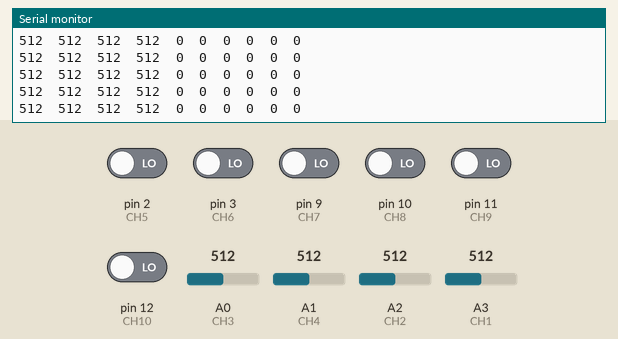
This sketch was run on a simulated Arduino Uno, built with avr-gcc and run on an emulated ATmega328P. Shown: the last lines printed to the serial monitor. The inputs (shaded band) are chosen by the test bench; at power-on: pin 2 (CH5), pin 3 (CH6), pin 9 (CH7), pin 10 (CH8), pin 11 (CH9), pin 12 (CH10) LOW, A1 (CH4) = 512, A2 (CH2) = 512, A0 (CH3) = 512, A3 (CH1) = 512.

Above: at 4.2 s.
4.3 s: A1 (CH4) set to 107
At 5.2 s:
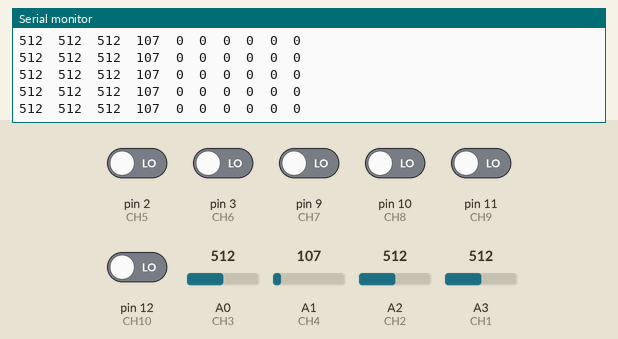
7.3 s: A1 (CH4) set to 93
At 8.2 s:
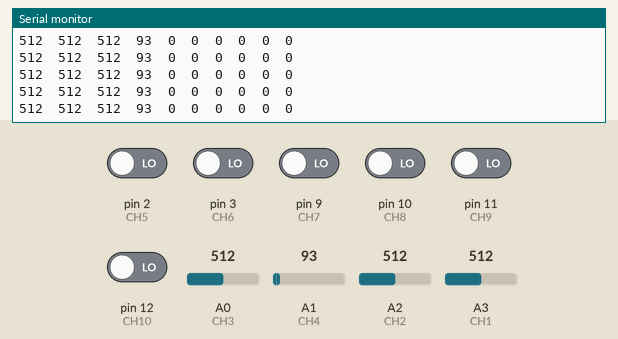
8.8 s: A2 (CH2) set to 104
At 9.6 s:
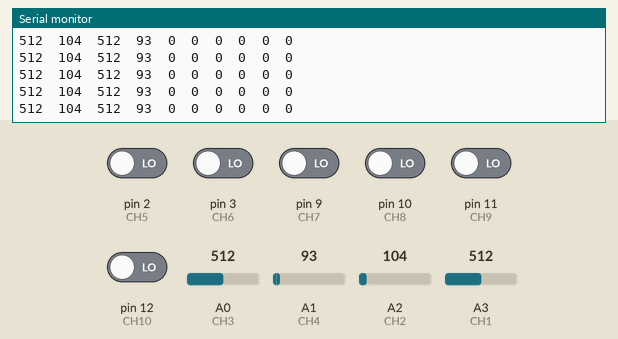
11.8 s: A2 (CH2) set to 94
At 12.8 s:
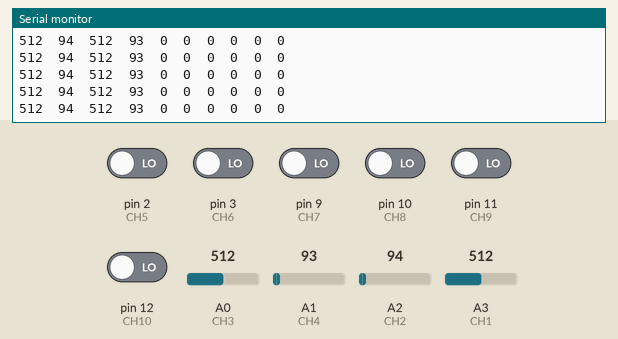
Timing chart, 0 to 14.8 s (numbered marks = the images above; inputs shaded):
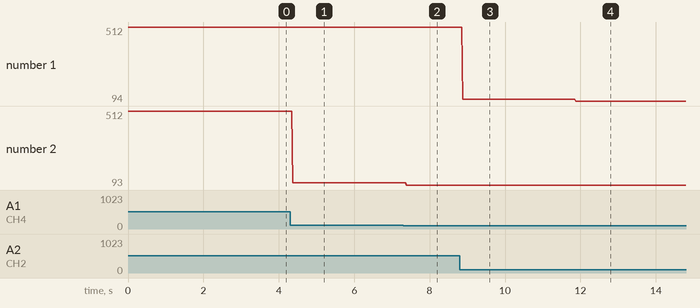

The sketch:

Txd4.ino
```cpp
#define CH1 3
#define CH2 2
#define CH3 0
#define CH4 1

#define CH5 2
#define CH6 3
#define CH7 9
#define CH8 10
#define CH9 11
#define CH10 12

int V_CH1=0;
int V_CH2=0;
int V_CH3=0;
int V_CH4=0;
int V_CH5=0;
int V_CH6=0;
int V_CH7=0;
int V_CH8=0;
int V_CH9=0;
int V_CH10=0;

void setup()
{
  Serial.begin(9600);
}

void loop()
{
  V_CH1 = analogRead(CH1);
  V_CH2 = analogRead(CH2);
  V_CH3 = analogRead(CH3);
  V_CH4 = analogRead(CH4);

  V_CH5 = digitalRead(CH5);
  V_CH6 = digitalRead(CH6);
  V_CH7 = digitalRead(CH7);
  V_CH8 = digitalRead(CH8);
  V_CH9 = digitalRead(CH9);
  V_CH10 = digitalRead(CH10);

  Serial.print(V_CH1);Serial.print("\t");
  Serial.print(V_CH2);Serial.print("\t");
  Serial.print(V_CH3);Serial.print("\t");
  Serial.print(V_CH4);Serial.print("\t");
  Serial.print(V_CH5);Serial.print("\t");
  Serial.print(V_CH6);Serial.print("\t");
  Serial.print(V_CH7);Serial.print("\t");
  Serial.print(V_CH8);Serial.print("\t");
  Serial.print(V_CH9);Serial.print("\t");
  Serial.println(V_CH10);
}
```

Measured:
- after the input at 4.3 s, the serial monitor: prints a new line after 0.07 s (image 1)
- after the input at 7.3 s, the serial monitor: prints a new line after 0.09 s (image 2)
- after the input at 8.8 s, the serial monitor: prints a new line after 0.08 s (image 3)
- after the input at 11.8 s, the serial monitor: prints a new line after 0.07 s (image 4)
- plotted number 1: 512 → 104 after the input at 8.8 s, 104 → 94 after the input at 11.8 s
- plotted number 2: 512 → 107 after the input at 4.3 s, 107 → 93 after the input at 7.3 s
